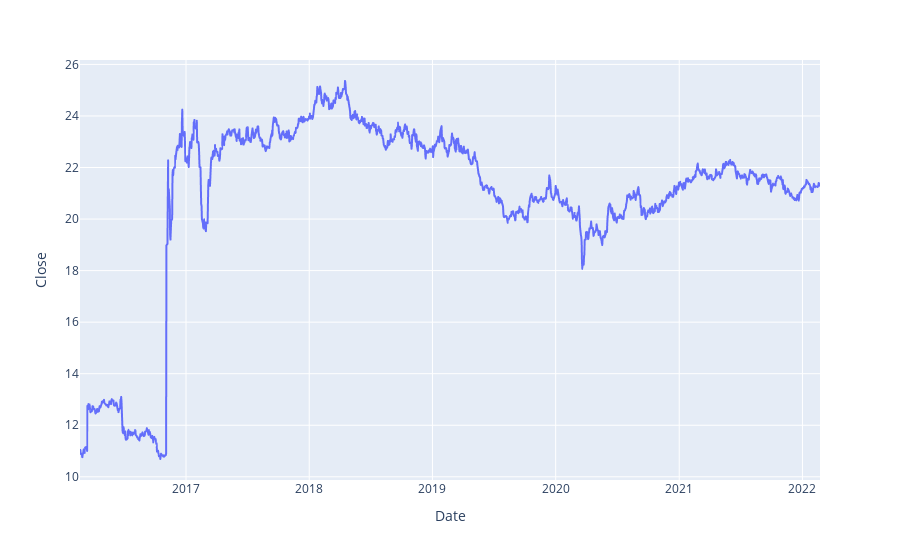

This figure's notebook cell:
### Code cell
fig = px.line(pounds, x='Date', y="Close")
fig.show()

### Figure 1 — Plotly figure (JSON) as saved in the notebook; plotly's stock layout.template omitted (floating-point values rounded to 4 significant figures; data arrays with more than 128 entries replaced by an {"elided": "..."} marker saying what was removed)
{"data": [{"hovertemplate": "Date=%{x}<br>Close=%{y}<extra></extra>", "legendgroup": "", "line": {"color": "#636efa", "dash": "solid"}, "marker": {"symbol": "circle"}, "mode": "lines", "name": "", "showlegend": false, "type": "scattergl", "x": {"elided": "1565 str values"}, "xaxis": "x", "y": {"elided": "1565 float values"}, "yaxis": "y"}], "layout": {"legend": {"tracegroupgap": 0}, "margin": {"t": 60}, "xaxis": {"anchor": "y", "domain": [0, 1], "title": {"text": "Date"}}, "yaxis": {"anchor": "x", "domain": [0, 1], "title": {"text": "Close"}}}}
